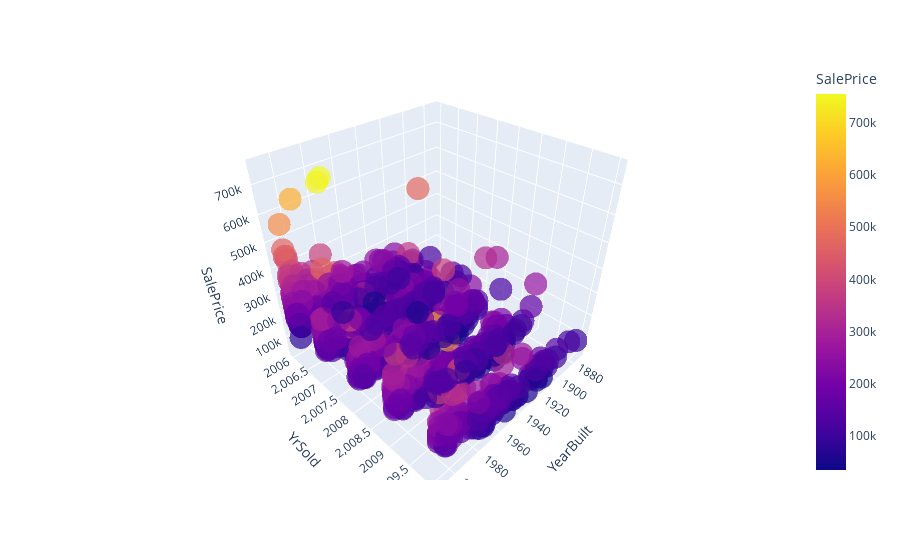

Notebook code for this chart:
### Code cell
#3D  scatter plot of YearBuilt, YrSold, SalePrice with plotly
fig = px.scatter_3d(df, x="YearBuilt", y="YrSold", z="SalePrice", color="SalePrice", opacity=0.7)
fig.show()

### Figure 1 — Plotly figure (JSON) as saved in the notebook; plotly's stock layout.template omitted (floating-point values rounded to 4 significant figures; data arrays with more than 128 entries replaced by an {"elided": "..."} marker saying what was removed)
{"data": [{"hovertemplate": "YearBuilt=%{x}<br>YrSold=%{y}<br>SalePrice=%{marker.color}<extra></extra>", "legendgroup": "", "marker": {"color": {"elided": "1460 int values"}, "coloraxis": "coloraxis", "opacity": 0.7, "symbol": "circle"}, "mode": "markers", "name": "", "scene": "scene", "showlegend": false, "type": "scatter3d", "x": {"elided": "1460 int values"}, "y": {"elided": "1460 int values"}, "z": {"elided": "1460 int values"}}], "layout": {"autosize": true, "coloraxis": {"colorbar": {"title": {"text": "SalePrice"}}, "colorscale": [[0, "#0d0887"], [0.1111, "#46039f"], [0.2222, "#7201a8"], [0.3333, "#9c179e"], [0.4444, "#bd3786"], [0.5556, "#d8576b"], [0.6667, "#ed7953"], [0.7778, "#fb9f3a"], [0.8889, "#fdca26"], [1, "#f0f921"]]}, "legend": {"tracegroupgap": 0}, "margin": {"t": 60}, "scene": {"aspectmode": "auto", "aspectratio": {"x": 1, "y": 1, "z": 1}, "domain": {"x": [0, 1], "y": [0, 1]}, "xaxis": {"title": {"text": "YearBuilt"}, "type": "linear"}, "yaxis": {"title": {"text": "YrSold"}, "type": "linear"}, "zaxis": {"title": {"text": "SalePrice"}, "type": "linear"}}}}
